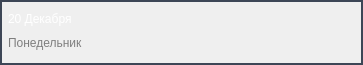
<?xml version="1.0" encoding="UTF-8"?>
<ui version="4.0">
 <class>rasp_widget</class>
 <widget class="QWidget" name="rasp_widget">
  <property name="geometry">
   <rect>
    <x>0</x>
    <y>0</y>
    <width>363</width>
    <height>65</height>
   </rect>
  </property>
  <property name="sizePolicy">
   <sizepolicy hsizetype="Preferred" vsizetype="Preferred">
    <horstretch>0</horstretch>
    <verstretch>0</verstretch>
   </sizepolicy>
  </property>
  <property name="minimumSize">
   <size>
    <width>0</width>
    <height>0</height>
   </size>
  </property>
  <property name="windowTitle">
   <string>Form</string>
  </property>
  <property name="styleSheet">
   <string notr="true">QGroupBox#infotimerasp{
	border: 2px solid rgb(61, 70, 86);
}
QGroupBox{
	border: 2px 2solid rgb(61, 70, 86);
}
</string>
  </property>
  <layout class="QHBoxLayout" name="horizontalLayout">
   <property name="spacing">
    <number>2</number>
   </property>
   <property name="leftMargin">
    <number>0</number>
   </property>
   <property name="topMargin">
    <number>0</number>
   </property>
   <property name="rightMargin">
    <number>0</number>
   </property>
   <property name="bottomMargin">
    <number>0</number>
   </property>
   <item>
    <widget class="QGroupBox" name="infotimerasp">
     <property name="sizePolicy">
      <sizepolicy hsizetype="Preferred" vsizetype="Preferred">
       <horstretch>0</horstretch>
       <verstretch>0</verstretch>
      </sizepolicy>
     </property>
     <property name="minimumSize">
      <size>
       <width>0</width>
       <height>65</height>
      </size>
     </property>
     <property name="title">
      <string/>
     </property>
     <layout class="QVBoxLayout" name="verticalLayout_2" stretch="0,0,2">
      <property name="spacing">
       <number>0</number>
      </property>
      <property name="leftMargin">
       <number>5</number>
      </property>
      <property name="topMargin">
       <number>0</number>
      </property>
      <property name="rightMargin">
       <number>9</number>
      </property>
      <property name="bottomMargin">
       <number>7</number>
      </property>
      <item>
       <widget class="QLabel" name="date">
        <property name="sizePolicy">
         <sizepolicy hsizetype="Minimum" vsizetype="Minimum">
          <horstretch>0</horstretch>
          <verstretch>0</verstretch>
         </sizepolicy>
        </property>
        <property name="styleSheet">
         <string notr="true">font: 14pt &quot;Segoe UI Semibold&quot;;
color: rgb(255, 255, 255);</string>
        </property>
        <property name="text">
         <string>20 Декабря</string>
        </property>
       </widget>
      </item>
      <item>
       <widget class="QLabel" name="day">
        <property name="styleSheet">
         <string notr="true">
color: rgb(126, 126, 126);</string>
        </property>
        <property name="text">
         <string>Понедельник</string>
        </property>
       </widget>
      </item>
      <item>
       <layout class="QVBoxLayout" name="raspitemcontainer">
        <property name="spacing">
         <number>0</number>
        </property>
        <property name="leftMargin">
         <number>0</number>
        </property>
        <property name="topMargin">
         <number>0</number>
        </property>
        <property name="rightMargin">
         <number>0</number>
        </property>
        <property name="bottomMargin">
         <number>0</number>
        </property>
       </layout>
      </item>
     </layout>
    </widget>
   </item>
  </layout>
 </widget>
 <resources>
  <include location="resources.qrc"/>
  <include location="resources.qrc"/>
  <include location="resources.qrc"/>
 </resources>
 <connections/>
</ui>
